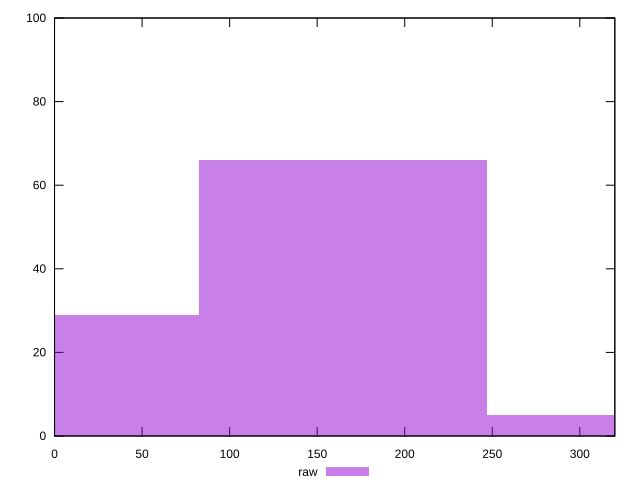

Write gnuplot code to recreate this figure.
reset

$raw <<EOF
164.68345720625223 66
0 29
329.36691441250446 5
EOF

set key outside below
set boxwidth 164.68345720625223
set xrange [0:320]
set yrange [0:100]
set trange [0:100]
set style fill transparent solid 0.5 noborder
set terminal svg size 640, 490 enhanced background rgb 'white'
set output "reprap/unused-css-rules/samples/pages+cached+noexternal/raw/histogram.svg"

plot $raw title "raw" with boxes

reset
